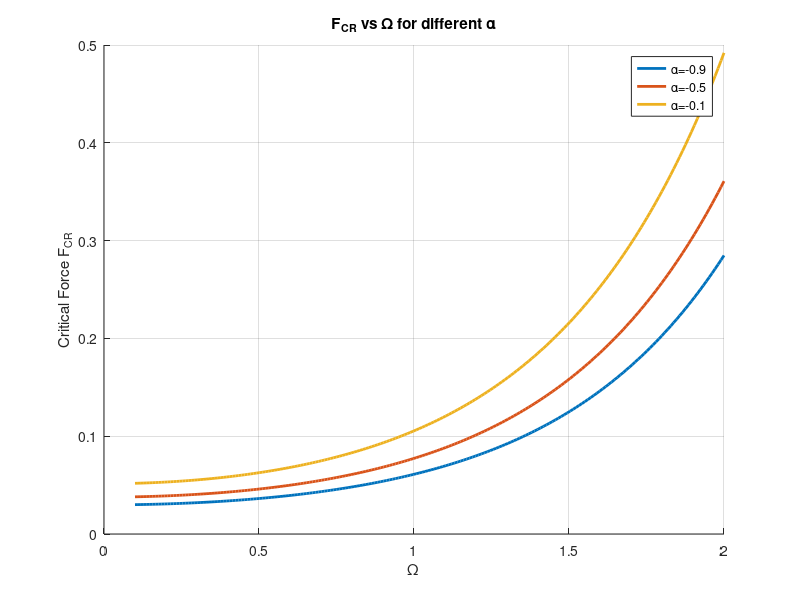
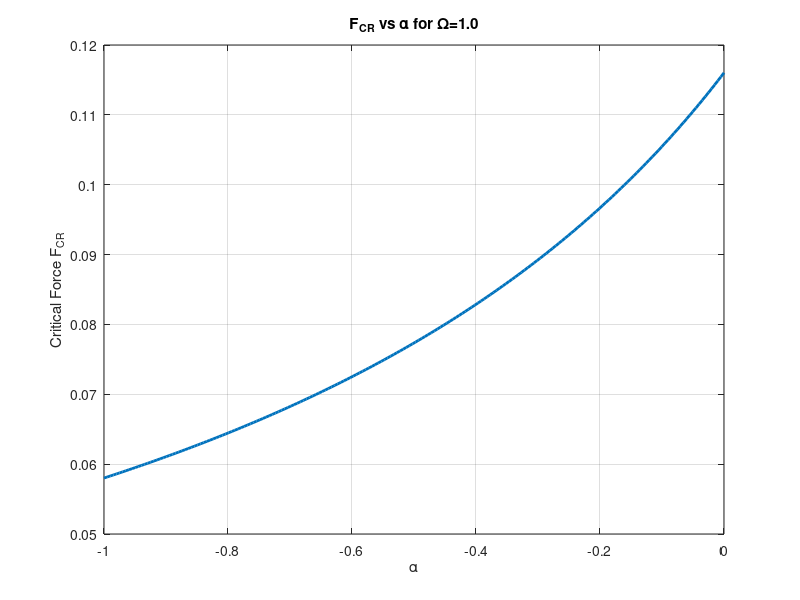
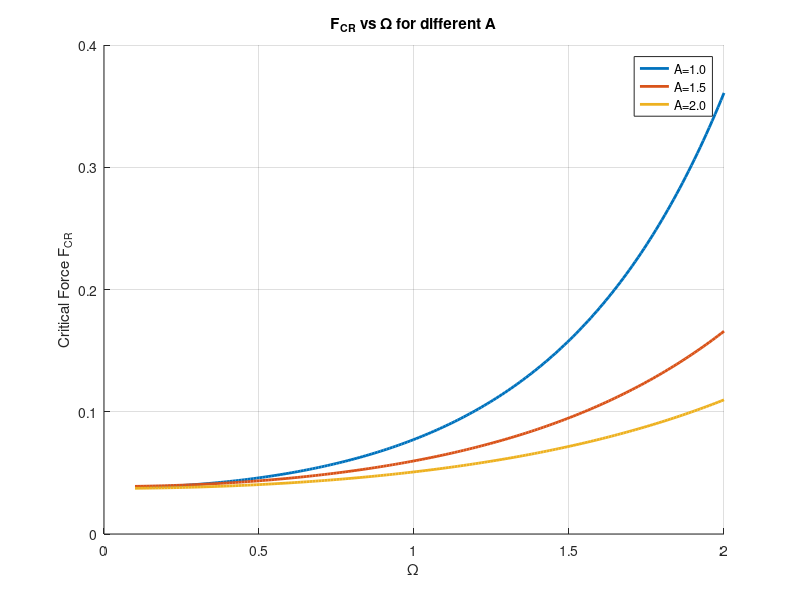
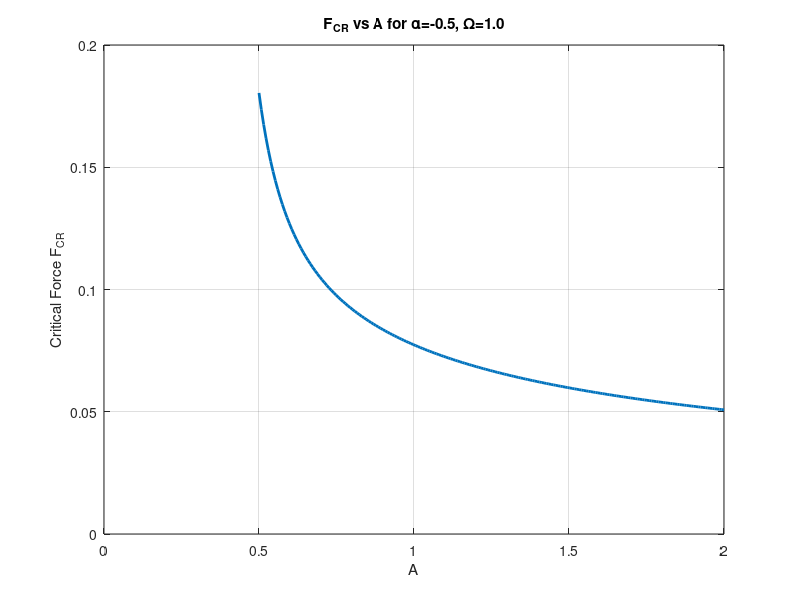

MATLAB code for these plots, in order:
% Figure 5: Critical Force F_CR as a function of various parameters
clear; clc; close all

% Fixed parameters
zeta = 0.02;
omega = 1.0;
Omega_range = linspace(0.1, 2, 200);
alpha_list = [-0.9, -0.5, -0.1];
A_list = [1.0, 1.5, 2.0];
gamma_beta_list = [0.5, 1.0, 1.5];

% Melnikov threshold formula (from Eq. 20 in the paper)
F_CR = @(Omega, alpha, A, gamma_beta) ...
    abs(4 * zeta * omega^3 * (alpha + (1 - alpha) * A).^2 ./ ...
    (gamma_beta .* (1 - alpha) .* A.^2 .* Omega * pi) .* ...
    sinh(Omega * pi ./ (2 * omega * sqrt((alpha + (1 - alpha) * A)/2))));

%% (a) F_CR vs Omega for different alpha
figure;
hold on;
for i = 1:length(alpha_list)
    alpha = alpha_list(i);
    plot(Omega_range, F_CR(Omega_range, alpha, 1.0, 1.0), 'LineWidth', 2);
end
xlabel('\Omega');
ylabel('Critical Force F_{CR}');
legend(arrayfun(@(a) sprintf('\\alpha=%.1f', a), alpha_list, 'UniformOutput', false));
title('F_{CR} vs \Omega for different \alpha');
grid on;

%% (b) F_CR vs alpha for fixed Omega
figure;
alpha_range = linspace(-1.0, 0.0, 200);
FCR_alpha = F_CR(1.0, alpha_range, 1.0, 1.0);
plot(alpha_range, FCR_alpha, 'LineWidth', 2);
xlabel('\alpha');
ylabel('Critical Force F_{CR}');
title('F_{CR} vs \alpha for \Omega=1.0');
grid on;

%% (c) F_CR vs Omega for different A
figure;
hold on;
for i = 1:length(A_list)
    A = A_list(i);
    plot(Omega_range, F_CR(Omega_range, -0.5, A, 1.0), 'LineWidth', 2);
end
xlabel('\Omega');
ylabel('Critical Force F_{CR}');
legend(arrayfun(@(A) sprintf('A=%.1f', A), A_list, 'UniformOutput', false));
title('F_{CR} vs \Omega for different A');
grid on;

%% (d) F_CR vs A for fixed Omega
figure;
A_range = linspace(0.5, 2.0, 200);
FCR_A = F_CR(1.0, -0.5, A_range, 1.0);
plot(A_range, FCR_A, 'LineWidth', 2);
xlabel('A');
ylabel('Critical Force F_{CR}');
title('F_{CR} vs A for \alpha=-0.5, \Omega=1.0');
grid on;

%% (e) F_CR vs Omega for different (gamma+beta)
figure;
hold on;
for i = 1:length(gamma_beta_list)
    gb = gamma_beta_list(i);
    plot(Omega_range, F_CR(Omega_range, -0.5, 1.0, gb), 'LineWidth', 2);
end
xlabel('\Omega');
ylabel('Critical Force F_{CR}');
legend(arrayfun(@(gb) sprintf('\\gamma+\\beta=%.1f', gb), gamma_beta_list, 'UniformOutput', false));
title('F_{CR} vs \Omega for different (\gamma+\beta)');
grid on;

%% (f) F_CR vs (gamma+beta) for fixed Omega
figure;
gb_range = linspace(0.5, 2.0, 200);
FCR_gb = F_CR(1.0, -0.5, 1.0, gb_range);
plot(gb_range, FCR_gb, 'LineWidth', 2);
xlabel('\gamma+\beta');
ylabel('Critical Force F_{CR}');
title('F_{CR} vs (\gamma+\beta) for \alpha=-0.5, \Omega=1.0');
grid on;
